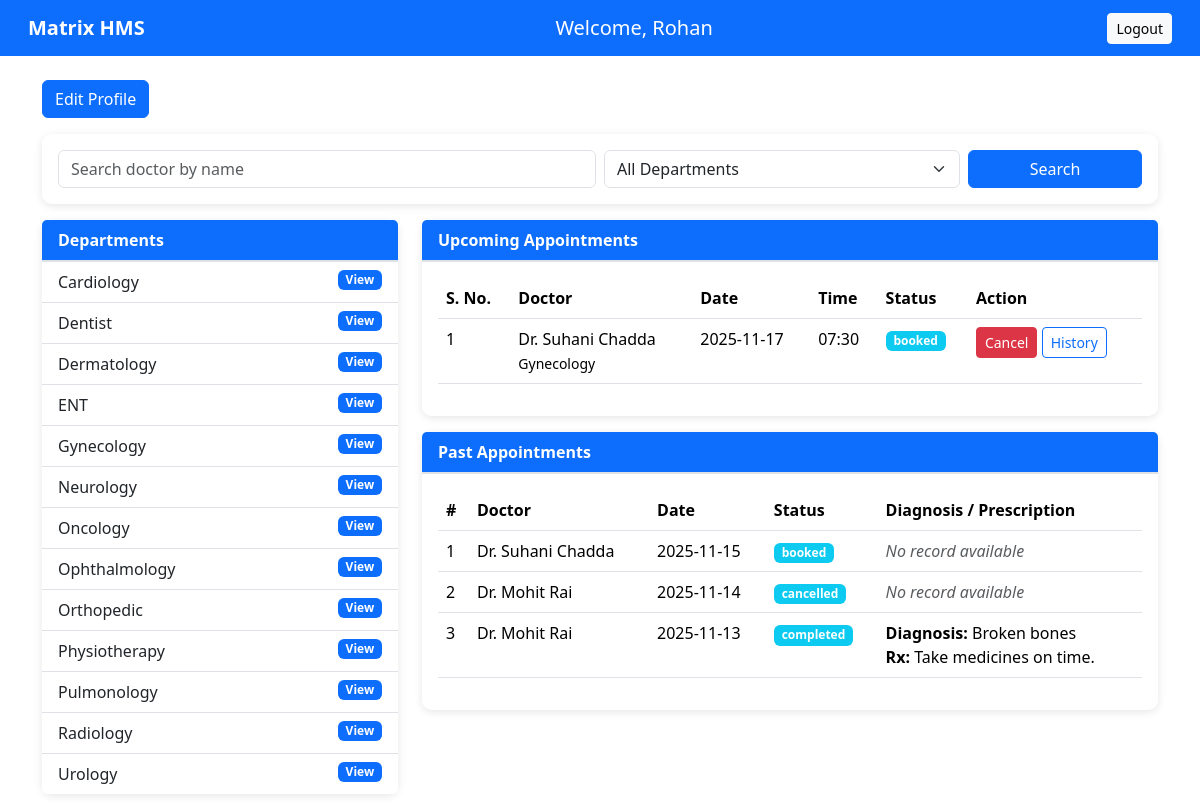
The page /patient_dashboard/Rohan on the database as committed earlier.
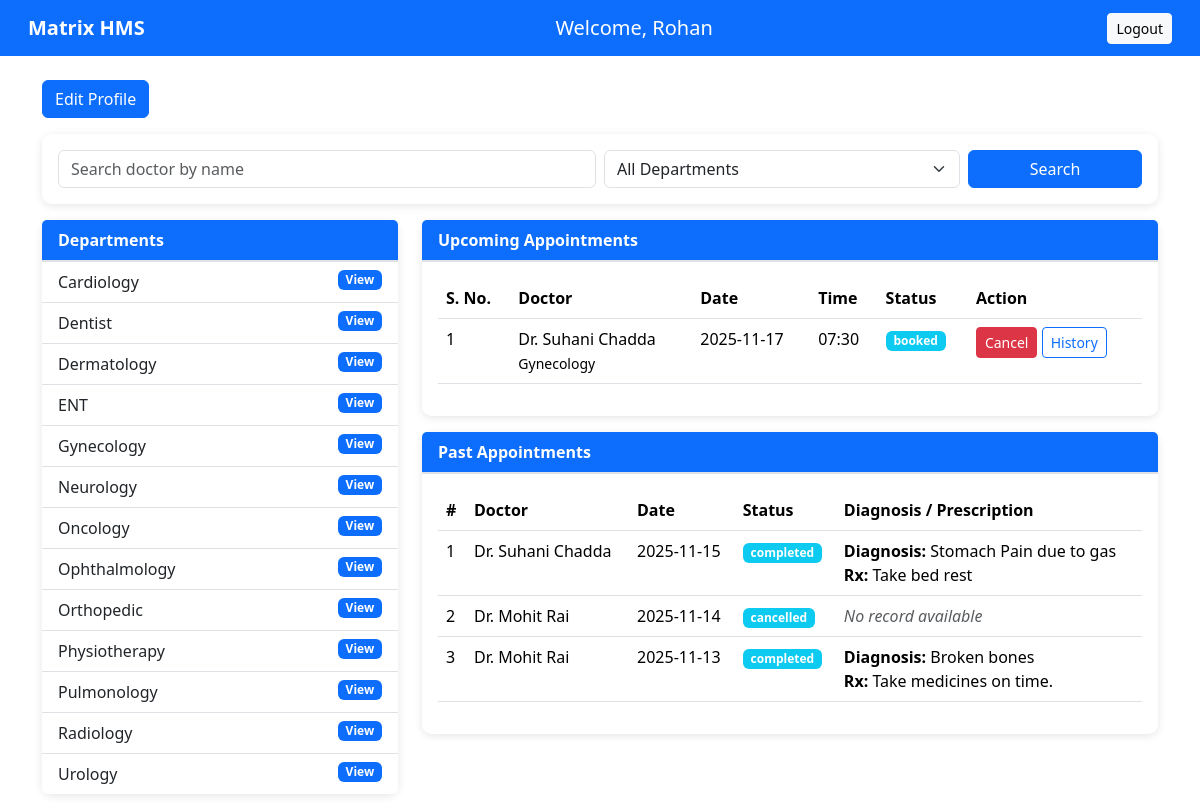
The same page on the database as committed later.
### models.py (models this page shows)
class Appointment(db.Model):
    __tablename__ = 'appointments'
    id = db.Column(db.Integer, primary_key=True)
    patient_id = db.Column(db.Integer, db.ForeignKey('patients.id'), nullable=False)
    doctor_id = db.Column(db.Integer, db.ForeignKey('doctors.id'), nullable=False)
    appointment_date = db.Column(db.Date, nullable=False)
    appointment_time = db.Column(db.Time, nullable=False)
    status = db.Column(db.String(20), default='booked')  # booked, completed, cancelled
    created_at = db.Column(db.DateTime, default=datetime.utcnow)
    patient = db.relationship('Patient', back_populates='appointments')
    doctor = db.relationship('Doctor', back_populates='appointments')
    history_record = db.relationship('PatientHistory', back_populates='appointment', uselist=False)

class User(db.Model):
    __tablename__ = 'users'
    id = db.Column(db.Integer, primary_key=True)
    user_name = db.Column(db.String(100), nullable=False)
    user_email = db.Column(db.String(100), unique=True, nullable=False)
    user_password = db.Column(db.String(200), nullable=False)
    user_role = db.Column(db.String(20), nullable=False)
    created_at = db.Column(db.DateTime, default=datetime.utcnow)
    doctor_profile = db.relationship('Doctor', back_populates='user', uselist=False)
    patient_profile = db.relationship('Patient', back_populates='user', uselist=False)

class PatientHistory(db.Model):
    __tablename__ = 'patient_history'
    id = db.Column(db.Integer, primary_key=True)
    patient_id = db.Column(db.Integer, db.ForeignKey('patients.id'), nullable=False)
    appointment_id = db.Column(db.Integer, db.ForeignKey('appointments.id'), unique=True)
    doctor_id = db.Column(db.Integer, db.ForeignKey('doctors.id'))
    visit_type = db.Column(db.String(50))
    test_type = db.Column(db.String(100))
    diagnosis = db.Column(db.Text)
    treatment = db.Column(db.Text)
    prescription = db.Column(db.Text)
    doctor_name = db.Column(db.String(100))
    department = db.Column(db.String(100))
    created_at = db.Column(db.DateTime, default=datetime.utcnow)
    patient = db.relationship('Patient', back_populates='medical_history')
    doctor = db.relationship('Doctor', back_populates='patient_histories')
    appointment = db.relationship('Appointment', back_populates='history_record')

### app.py (the view)
@app.route('/patient_dashboard/<string:username>')
def patient_dashboard(username):
    user = User.query.filter_by(user_name=username, user_role='patient').first()
    patient = Patient.query.filter_by(id=user.id).first()
    departments = Department.query.order_by(Department.department_name).all()
    q = request.args.get('q', '').strip()
    dept_id = request.args.get('dept', type=int)
    doctors_query = Doctor.query.join(User, Doctor.id == User.id)  # join to access user_name
    if q:
        doctors_query = doctors_query.filter(User.user_name.ilike(f"%{q}%"))
    if dept_id:
        doctors_query = doctors_query.filter(Doctor.department_id == dept_id)
    found_doctors = doctors_query.all() if (q or dept_id) else []
    today = date.today()
    upcoming = (Appointment.query
        .filter_by(patient_id=patient.id)
        .filter(
            (Appointment.appointment_date >= today) &
            (Appointment.status == 'booked'))
            .order_by(Appointment.appointment_date, Appointment.appointment_time)
            .all())
    past = (Appointment.query
        .filter_by(patient_id=patient.id)
        .filter(
            (Appointment.appointment_date < today) |
            Appointment.status.in_(['completed', 'cancelled'])
        )
        .order_by(Appointment.appointment_date.desc())
        .all())
    return render_template('PatientUI/patient_dashboard.html',
                           username=username,
                           user=user,
                           patient=patient,
                           departments=departments,
                           found_doctors=found_doctors,
                           upcoming=upcoming,
                           past=past,
                           q=q,
                           dept_id=dept_id)

### templates/PatientUI/patient_dashboard.html (shortened to what the changed rows need)
{% extends "base.html" %}
{% block content %}
<div class="container mt-4">
    <div class="row">
        <div class="col-md-8">
            <div class="card mb-3">
                <div class="card-body">
                    {% if upcoming %}
                    <div class="table-responsive">
                        <table class="table table-hover">
                            <thead>
                                <tr>
                                    <th>S. No.</th>
                                    <th>Doctor</th>
                                    <th>Date</th>
                                    <th>Time</th>
                                    <th>Status</th>
                                    <th>Action</th>
                                </tr>
                            </thead>
                        </table>
                    </div>
                    {% else %}
                    <p class="text-muted">No upcoming appointments.</p>
                    {% endif %}
                </div>
            </div>
            <div class="card">
                <div class="card-body">
                    {% if past %}
                    <div class="table-responsive">
                        <table class="table table-hover">
                            <thead>
                                <tr>
                                    <th>#</th>
                                    <th>Doctor</th>
                                    <th>Date</th>
                                    <th>Status</th>
                                    <th>Diagnosis / Prescription</th>
                                </tr>
                            </thead>
                            <tbody>
                                {% for a in past %}
                                <tr>
                                    <td>{{ loop.index }}</td>
                                    <td>{{ a.doctor.user.user_name }}</td>
                                    <td>{{ a.appointment_date.strftime('%Y-%m-%d') }}</td>
                                    <td><span class="badge bg-info">{{ a.status }}</span></td>
                                    <td>
                                        {% if a.history_record %}
                                        <strong>Diagnosis:</strong> {{ a.history_record.diagnosis }}<br>
                                        <strong>Rx:</strong> {{ a.history_record.prescription }}
                                        {% else %}
                                        <em class="text-muted">No record available</em>
                                        {% endif %}
                                    </td>
                                </tr>
                                {% endfor %}
                            </tbody>
                        </table>
                    </div>
                    {% else %}
                    <p class="text-muted">No past appointments.</p>
                    {% endif %}
                </div>
            </div>
        </div>
    </div>
</div>
{% endblock %}

Rows that differ between the two databases and show on the page:
changed Appointment: status "booked" → "completed"; history_record.diagnosis (not shown) → "Stomach Pain due to gas"; history_record.prescription (not shown) → "Take bed rest"; text "No record available" → "Diagnosis: Rx:"
